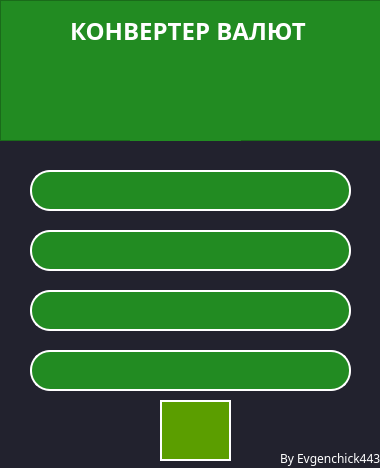
<?xml version="1.0" encoding="UTF-8"?>
<ui version="4.0">
 <class>MainWindow</class>
 <widget class="QMainWindow" name="MainWindow">
  <property name="geometry">
   <rect>
    <x>0</x>
    <y>0</y>
    <width>380</width>
    <height>468</height>
   </rect>
  </property>
  <property name="minimumSize">
   <size>
    <width>380</width>
    <height>468</height>
   </size>
  </property>
  <property name="maximumSize">
   <size>
    <width>380</width>
    <height>468</height>
   </size>
  </property>
  <property name="font">
   <font>
    <family>Rubik Black</family>
    <pointsize>14</pointsize>
    <bold>true</bold>
   </font>
  </property>
  <property name="windowTitle">
   <string>Evgenchick4434's CurrencyConverter</string>
  </property>
  <property name="windowIcon">
   <iconset resource="rc.qrc">
    <normaloff>:/icons/static/logo.png</normaloff>:/icons/static/logo.png</iconset>
  </property>
  <widget class="QWidget" name="centralwidget">
   <property name="styleSheet">
    <string notr="true">background-color: #22222e</string>
   </property>
   <widget class="QFrame" name="frame">
    <property name="geometry">
     <rect>
      <x>0</x>
      <y>0</y>
      <width>381</width>
      <height>141</height>
     </rect>
    </property>
    <property name="styleSheet">
     <string notr="true">background-color: #228B22</string>
    </property>
    <property name="frameShape">
     <enum>QFrame::StyledPanel</enum>
    </property>
    <property name="frameShadow">
     <enum>QFrame::Raised</enum>
    </property>
    <widget class="QLabel" name="logo">
     <property name="geometry">
      <rect>
       <x>70</x>
       <y>10</y>
       <width>251</width>
       <height>41</height>
      </rect>
     </property>
     <property name="font">
      <font>
       <family>Rubik ExtraBold</family>
       <pointsize>18</pointsize>
       <bold>true</bold>
      </font>
     </property>
     <property name="styleSheet">
      <string notr="true">color: white</string>
     </property>
     <property name="text">
      <string>КОНВЕРТЕР ВАЛЮТ</string>
     </property>
    </widget>
    <widget class="QPushButton" name="logo_pic">
     <property name="enabled">
      <bool>false</bool>
     </property>
     <property name="geometry">
      <rect>
       <x>130</x>
       <y>50</y>
       <width>111</width>
       <height>91</height>
      </rect>
     </property>
     <property name="styleSheet">
      <string notr="true">border: None</string>
     </property>
     <property name="text">
      <string/>
     </property>
     <property name="icon">
      <iconset resource="rc.qrc">
       <normaloff>:/icons/static/exchange.svg</normaloff>:/icons/static/exchange.svg</iconset>
     </property>
     <property name="iconSize">
      <size>
       <width>85</width>
       <height>85</height>
      </size>
     </property>
    </widget>
   </widget>
   <widget class="QLineEdit" name="input_currency">
    <property name="geometry">
     <rect>
      <x>30</x>
      <y>170</y>
      <width>321</width>
      <height>41</height>
     </rect>
    </property>
    <property name="font">
     <font>
      <family>Rubik Black</family>
      <pointsize>14</pointsize>
      <bold>true</bold>
     </font>
    </property>
    <property name="styleSheet">
     <string notr="true">color: white;
background-color: #228B22;
border: 2px solid white;
border-radius: 20</string>
    </property>
    <property name="alignment">
     <set>Qt::AlignCenter</set>
    </property>
   </widget>
   <widget class="QLineEdit" name="input_amount">
    <property name="geometry">
     <rect>
      <x>30</x>
      <y>230</y>
      <width>321</width>
      <height>41</height>
     </rect>
    </property>
    <property name="font">
     <font>
      <family>Rubik Black</family>
      <pointsize>14</pointsize>
      <bold>true</bold>
     </font>
    </property>
    <property name="styleSheet">
     <string notr="true">color: white;
background-color: #228B22;
border: 2px solid white;
border-radius: 20</string>
    </property>
    <property name="alignment">
     <set>Qt::AlignCenter</set>
    </property>
   </widget>
   <widget class="QLineEdit" name="output_currency">
    <property name="geometry">
     <rect>
      <x>30</x>
      <y>290</y>
      <width>321</width>
      <height>41</height>
     </rect>
    </property>
    <property name="font">
     <font>
      <family>Rubik Black</family>
      <pointsize>14</pointsize>
      <bold>true</bold>
     </font>
    </property>
    <property name="styleSheet">
     <string notr="true">color: white;
background-color: #228B22;
border: 2px solid white;
border-radius: 20</string>
    </property>
    <property name="alignment">
     <set>Qt::AlignCenter</set>
    </property>
   </widget>
   <widget class="QLineEdit" name="output_amount">
    <property name="geometry">
     <rect>
      <x>30</x>
      <y>350</y>
      <width>321</width>
      <height>41</height>
     </rect>
    </property>
    <property name="font">
     <font>
      <family>Rubik Black</family>
      <pointsize>14</pointsize>
      <bold>true</bold>
     </font>
    </property>
    <property name="styleSheet">
     <string notr="true">color: white;
background-color: #228B22;
border: 2px solid white;
border-radius: 20</string>
    </property>
    <property name="alignment">
     <set>Qt::AlignCenter</set>
    </property>
   </widget>
   <widget class="QLabel" name="copyright">
    <property name="geometry">
     <rect>
      <x>280</x>
      <y>450</y>
      <width>101</width>
      <height>16</height>
     </rect>
    </property>
    <property name="font">
     <font>
      <family>28 Days Later Cyr</family>
      <pointsize>9</pointsize>
      <bold>false</bold>
     </font>
    </property>
    <property name="styleSheet">
     <string notr="true">color: white;
background: None</string>
    </property>
    <property name="text">
     <string>By Evgenchick4434</string>
    </property>
   </widget>
   <widget class="QPushButton" name="pushButton">
    <property name="geometry">
     <rect>
      <x>160</x>
      <y>400</y>
      <width>71</width>
      <height>61</height>
     </rect>
    </property>
    <property name="cursor">
     <cursorShape>PointingHandCursor</cursorShape>
    </property>
    <property name="styleSheet">
     <string notr="true">border: 2px solid white;
background: #5b9e00
</string>
    </property>
    <property name="text">
     <string/>
    </property>
    <property name="icon">
     <iconset resource="rc.qrc">
      <normaloff>:/icons/static/change.svg</normaloff>:/icons/static/change.svg</iconset>
    </property>
    <property name="iconSize">
     <size>
      <width>50</width>
      <height>50</height>
     </size>
    </property>
   </widget>
  </widget>
 </widget>
 <resources>
  <include location="rc.qrc"/>
 </resources>
 <connections/>
</ui>
